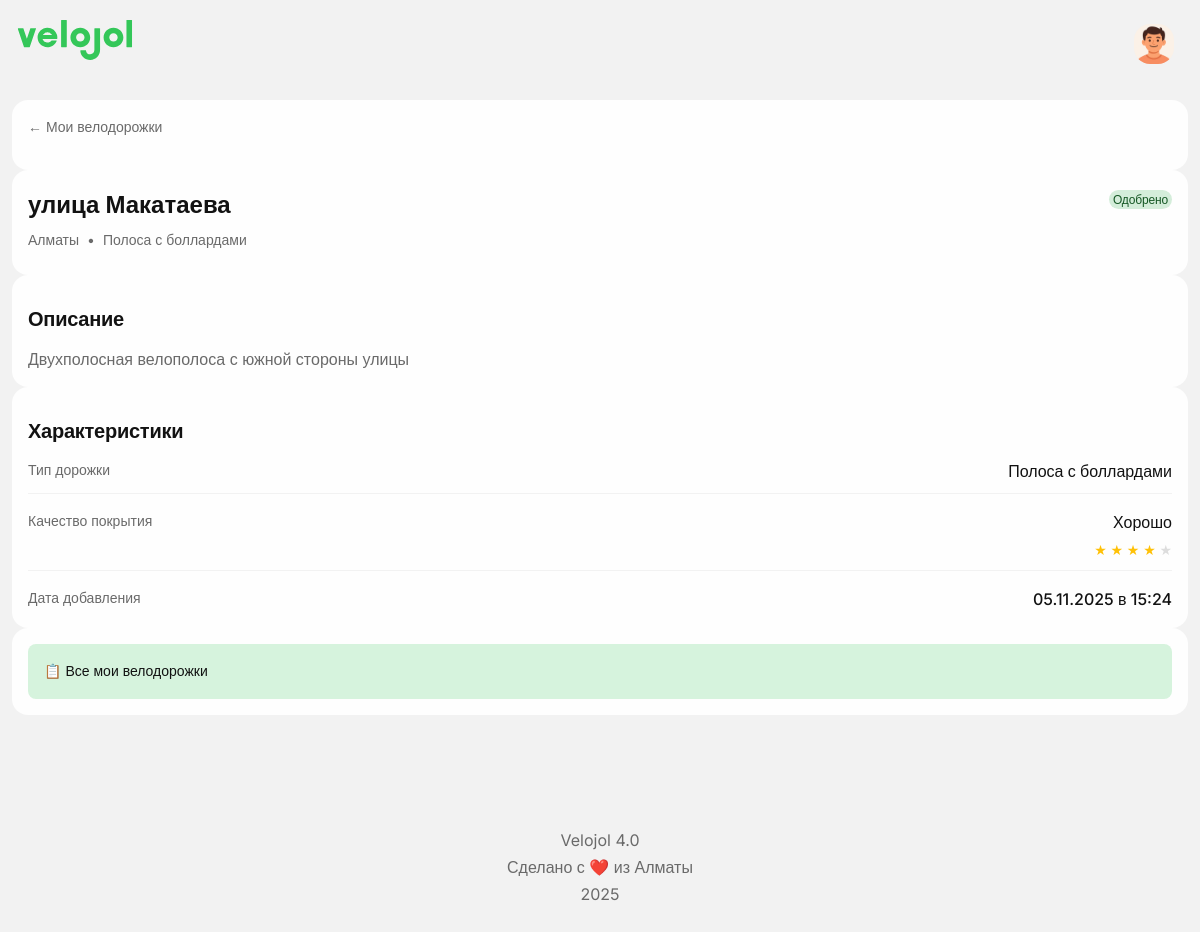
/auth/bikelane/1 (signed in), run on the app's committed database.
### app/models/bikelane.py (models this page shows, shortened)
class BikeLane(db.Model):
    __tablename__ = 'bikelanes'
    id = db.Column(db.Integer, primary_key=True)
    title = db.Column(db.String(200), nullable=False)
    description = db.Column(db.Text, nullable=False)
    city_id = db.Column(db.Integer, db.ForeignKey('cities.id'), nullable=True)
    city = db.Column(db.String(100), nullable=False)
    geometry = db.Column(db.Text, nullable=False)
    track_type = db.Column(db.String(50), nullable=False)
    quality = db.Column(db.Integer, nullable=False)
    has_parking = db.Column(db.Boolean, default=False, nullable=False)
    has_markings = db.Column(db.Boolean, default=False, nullable=False)
    has_signs = db.Column(db.Boolean, default=False, nullable=False)
    overall_quality = db.Column(db.Integer, nullable=True)
    photos = db.Column(db.Text, default='[]')
    videos = db.Column(db.Text, default='[]')
    status = db.Column(db.Enum('pending', 'approved', 'rejected', name='bikelane_status'),
                      default='pending', nullable=False)
    score = db.Column(db.Integer, default=0)
    admin_comment = db.Column(db.Text, nullable=True)
    moderated_at = db.Column(db.DateTime, nullable=True)
    moderated_by = db.Column(db.Integer, db.ForeignKey('users.id'), nullable=True)
    created_at = db.Column(db.DateTime, default=datetime.utcnow, nullable=False)
    updated_at = db.Column(db.DateTime, default=datetime.utcnow, onupdate=datetime.utcnow)
    user_id = db.Column(db.Integer, db.ForeignKey('users.id'), nullable=True)
    moderator = db.relationship('User', foreign_keys=[moderated_by], backref='moderated_bikelanes')
    @property
    def city_display(self):
        if hasattr(self, 'city_obj') and self.city_obj:
            return self.city_obj.name
    @property
    def track_type_display(self):
        track_type_names = {
            'lane': 'Полоса',
            'bollards': 'Полоса с боллардами',
            'separated': 'Обособленная велодорожка',
            'shared': 'Вело-пешеходная дорожка'
        }
        return track_type_names.get(self.track_type, self.track_type)
    @property
    def quality_display(self):
        quality_names = {
            1: 'Ужасно',
            2: 'Плохо',
            3: 'Средне',
            4: 'Хорошо',
            5: 'Отлично'
        }
        return quality_names.get(self.quality, 'Не указано')
    @property
    def status_display(self):
        status_names = {
            'pending': 'На модерации',
            'approved': 'Одобрено',
            'rejected': 'Отклонено'
        }
        return status_names.get(self.status, self.status)

### app/models/city.py (models this page shows, shortened)
class City(db.Model):
    __tablename__ = 'cities'
    id = db.Column(db.Integer, primary_key=True)
    city_id = db.Column(db.String(50), unique=True, nullable=False)
    name = db.Column(db.String(100), nullable=False)
    country = db.Column(db.String(100), nullable=False)
    distance = db.Column(db.Integer, default=0)  # километры велодорожек (кэш)
    rating = db.Column(db.Float, default=0.0)  # рейтинг города (кэш)
    coords_lat = db.Column(db.Float, nullable=False)
    coords_lng = db.Column(db.Float, nullable=False)
    zoom = db.Column(db.Integer, default=12)
    coat_of_arms = db.Column(db.String(256), nullable=True)
    background_image = db.Column(db.String(256), nullable=True)
    status = db.Column(db.String(20), default='active')
    created_at = db.Column(db.DateTime, default=datetime.utcnow)
    updated_at = db.Column(db.DateTime, default=datetime.utcnow, onupdate=datetime.utcnow)
    bikelanes = db.relationship('BikeLane', backref='city_obj', lazy=True)

### app/routes/auth.py (the view)
@bp.route('/bikelane/<int:bikelane_id>')
@login_required
def view_bikelane(bikelane_id):
    from app.models.bikelane import BikeLane
    bikelane = BikeLane.query.get_or_404(bikelane_id)
    if bikelane.user_id != current_user.id:
        flash('У вас нет доступа к этой велодорожке', 'error')
        return redirect(url_for('auth.my_bikelanes'))
    return render_template('auth/view_bikelane.html', bikelane=bikelane)

### app/models/user.py (called while the page is built, shortened)
    @property
    def display_avatar(self):
        print(f"DEBUG: display_avatar called, avatar_url = {self.avatar_url}")
        default_url = url_for('static', filename='img/avatar-placeholder.jpg')
        print(f"DEBUG: Using default avatar: {default_url}")
        return default_url

### app/templates/auth/view_bikelane.html (shortened to what this page needs)
{% extends "base.html" %}
{% block head %}
<link rel="stylesheet" href="https://unpkg.com/leaflet@1.9.4/dist/leaflet.css" />
{% endblock %}
{% block content %}
<div class="profile-container">
    <div class="island">
        <div class="navigation-header">
            <a href="{{ url_for('auth.my_bikelanes') }}" class="nav-back">
                <span class="secondary100">← Мои велодорожки</span>
            </a>
        </div>
    </div>
    <div class="island">
        <div class="bikelane-header">
            <div class="bikelane-title-section">
                <h1 class="prime100">{{ bikelane.title }}</h1>
                <div class="bikelane-meta">
                    <span class="secondary100">{{ bikelane.city_display }}</span>
                    <span class="dot">•</span>
                    <span class="secondary100">{{ bikelane.track_type_display }}</span>
                </div>
            </div>
            <div class="status-section">
                <span class="status-badge status-{{ bikelane.status }}">
                    {{ bikelane.status_display }}
                </span>
            </div>
        </div>
    </div>
    <div class="island">
        <h3 class="prime100 island_heading">Описание</h3>
        <p class="secondary100" style="line-height: 1.5;">{{ bikelane.description }}</p>
    </div>
    <div class="island">
        <h3 class="prime100 island_heading">Характеристики</h3>
        <div class="characteristics-grid">
            <div class="char-item">
                <div class="char-label secondary100">Тип дорожки</div>
                <div class="char-value prime100">{{ bikelane.track_type_display }}</div>
            </div>
            <div class="char-item">
                <div class="char-label secondary100">Качество покрытия</div>
                <div class="char-value prime100">
                    {{ bikelane.quality_display }}
                    <div class="quality-stars">
                        {% for i in range(1, 6) %}
                            <span class="star {% if i <= bikelane.quality %}filled{% endif %}">★</span>
                        {% endfor %}
                    </div>
                </div>
            </div>
            <div class="char-item">
                <div class="char-label secondary100">Дата добавления</div>
                <div class="char-value prime100">{{ bikelane.created_at.strftime('%d.%m.%Y в %H:%M') }}</div>
            </div>
        </div>
    </div>
    <div class="island">
        <div class="actions-grid">
            <a href="{{ url_for('auth.my_bikelanes') }}" class="action-button secondary-button">
                <span>📋 Все мои велодорожки</span>
            </a>
        </div>
    </div>
</div>
{% endblock %}

### app/static/css/typo.css (style rules this page uses)
body, textarea { font-family: 'Inter', sans-serif; line-height: 1.6; }
h1, h2, h3, h4, h5, h6 { font-weight: 700; }
h3 { font-size: 20px; line-height: 24px; letter-spacing: -0.25px; }
p, input, button, .cell, textarea { font-size: var(--spacer-m); line-height: 120%; }

### app/static/css/colors.css (style rules this page uses)
:root { --bg1: #FEFEFE; --bg3 : #F2F2F2; --bg4 :#E6E6E6; --prime100: #121212; --prime-invert:#fefefe; --secondary20:rgba(106, 106, 106, 0.2); --secondary30:rgba(106, 106, 106, 0.3); --secondary40:rgba(106, 106, 106, 0.4); --secondary100:#6A6A6A; --accent80: #D6F3DD; --accent100:#34C759; --accent200:#2AA248; --prime_invert100:#fefefe; }
.prime100 { color: var(--prime100) !important; }
.secondary100 { color: var(--secondary100); }

### app/static/css/main.css (style rules this page uses)
* { box-sizing: border-box; --spacer-xs:4px; --spacer-s:8px; --spacer-sm:12px; --spacer-m: 16px; --spacer-l: 24px; --spacer-xl: 32px; --spacer-xxl:48px; --spacer-xxxl:64px; --spacer-80:80px; --spacer-100: 100px }
body { background-color: var(--bg3); }
.island { background-color: var(--bg1); border-radius: var(--spacer-m); padding: var(--spacer-m); }
.island_heading { padding-top: var(--spacer-m); padding-bottom: var(--spacer-m); }
.bikelane-header { display: flex; justify-content: space-between; align-items: flex-start; margin-bottom: var(--spacer-s); }
.bikelane-meta { font-size: 14px; color: var(--secondary100); }
.navigation-header { margin-bottom: var(--spacer-m); }
.nav-back { display: flex; align-items: center; gap: var(--spacer-s); color: var(--secondary100); text-decoration: none; font-size: 14px; }
.bikelane-title-section h1 { font-size: 24px; font-weight: 600; margin-bottom: var(--spacer-xs); }
.bikelane-meta { display: flex; align-items: center; gap: var(--spacer-s); font-size: 14px; }
.dot { color: var(--secondary100); }
.characteristics-grid { display: grid; gap: var(--spacer-m); }
.char-item { display: flex; justify-content: space-between; align-items: flex-start; padding-bottom: var(--spacer-s); border-bottom: 1px solid var(--bg3); }
.char-item:last-child { border-bottom: none; padding-bottom: 0; }
.char-label { font-size: 14px; color: var(--secondary100); }
.char-value { font-weight: 500; text-align: right; }
.quality-stars { margin-top: var(--spacer-xs); font-size: 14px; }
.star { color: #ddd; }
.star.filled { color: #ffc107; }
.actions-grid { display: flex; flex-direction: column; gap: var(--spacer-s); }
.action-button { display: flex; align-items: center; gap: var(--spacer-s); padding: var(--spacer-m); border: none; border-radius: var(--spacer-s); background: var(--bg3); color: var(--prime100); text-decoration: none; cursor: pointer; transition: background-color 0.2s ease; font-size: 14px; font-family: inherit; }
.secondary-button { background: var(--accent80); color: var(--prime100); }

### app/static/css/button.css (style rules this page uses)
a { text-decoration: none; }

### app/static/css/badges.css (style rules this page uses)
.status-badge { padding: 2px 4px; border-radius: 16px; font-size: 12px; line-height: 15px; font-weight: 500; letter-spacing: -0.15px; }
.status-approved { background: #d4edda; color: #155724; }

### app/static/css/profile.css (style rules this page uses)
.profile-container { padding-left: var(--spacer-sm); padding-right: var(--spacer-sm); }

### data on the page
BikeLane: title "улица Макатаева", track_type_display "Полоса с боллардами", status_display "Одобрено", description "Двухполосная велополоса с южной стороны улицы", quality_display "Хорошо", created_at "05.11.2025 в 15:24"
City: city_display "Алматы"
